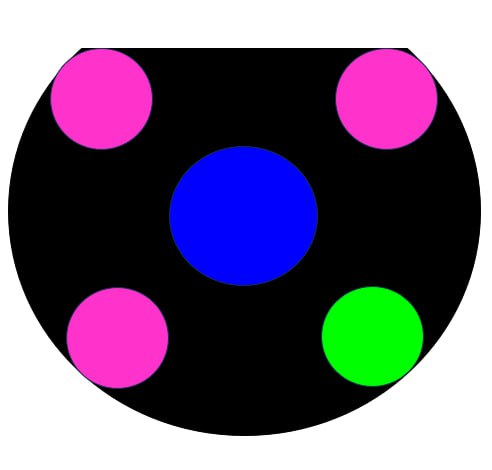
#> input picture img.png, 492 x 470 px
$ python test_detect_ciricles.py
#> lines starting #> are read from the running program, lines starting #| are printed output that depends on the picture; after the words box and inside, x2 and y2 are one past the last pixel; in counts of white or black regions, pixels touching at a corner belong together
import cv2
import numpy as np
from matplotlib import pyplot as plt
import imutils

SIZE = 0.000018

# Read the image
filename = "img.png"
img = cv2.imread(filename)
#> img is the input picture: shape (470, 492, 3); mean B, G, R 125, 100.2, 112.4

# Convert the image from BGR to RGB
img_rgb = cv2.cvtColor(img, cv2.COLOR_BGR2RGB)

plt.imshow(img_rgb)
plt.title("Original Image")
plt.show()

# Convert image to grayscale
gray = cv2.cvtColor(img, cv2.COLOR_BGR2GRAY)

# Apply Gaussian blur to reduce noise
blurred = cv2.GaussianBlur(gray, (5, 5), 0)

# Perform adaptive thresholding to segment the black regions
thresh = cv2.adaptiveThreshold(blurred, 255, cv2.ADAPTIVE_THRESH_GAUSSIAN_C, cv2.THRESH_BINARY_INV, 11, 2)
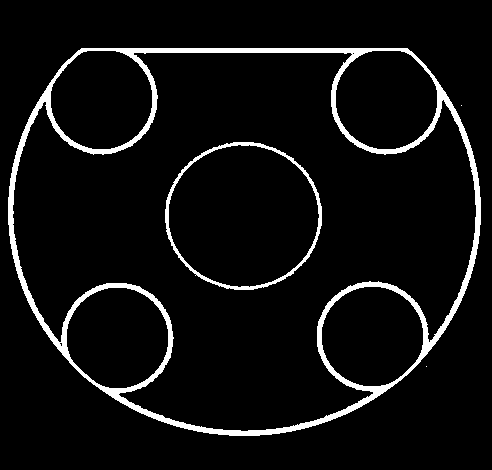
#> thresh: shape (470, 492); 6% white; 4 white regions (2 under 20 px), largest, box (x1, y1, x2, y2) and area: (8, 48, 481, 436) 12270, (165, 142, 322, 290) 1597

# Edge detection using Canny
edged = cv2.Canny(thresh, 30, 100)
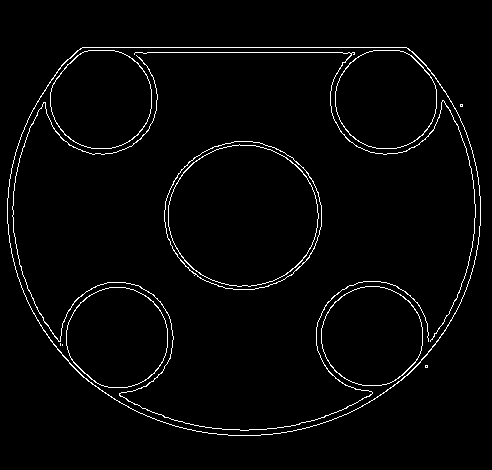
#> edged: shape (470, 492); 2.5% white in thin lines or dots, all inside (x1, y1, x2, y2) = (7, 47, 481, 436)

# Find contours
contours = cv2.findContours(edged.copy(), cv2.RETR_TREE, cv2.CHAIN_APPROX_SIMPLE)
#> contours = 22 contours, 6 with area under 20; largest, box (x1, y1, x2, y2) and area: (7, 47, 481, 436) 153544, (7, 47, 481, 436) 153380, (164, 141, 322, 290) 18234, (164, 141, 322, 290) 18182, (168, 144, 319, 287) 16651
contours = imutils.grab_contours(contours)
contours = sorted(contours, key=cv2.contourArea, reverse=True)[:10]
#> contours = 10 contours; largest, box (x1, y1, x2, y2) and area: (7, 47, 481, 436) 153544, (7, 47, 481, 436) 153380, (164, 141, 322, 290) 18234, (164, 141, 322, 290) 18182, (168, 144, 319, 287) 16651

screenCnt = None
list_approx = []

for c in contours:
    peri = cv2.arcLength(c, True)
    approx = cv2.approxPolyDP(c, SIZE * peri, True)
    list_approx.append(approx)
#> this loop made 10 passes
#> peri on passes 1 to 10: 1481.2, 1478.9, 513.8, 507.5, 485.2, 482.9, 334, 332.4, 331.7, 332.6
#> after the loop, list_approx has the same summary as contours

# Use the largest approximate contour if no rectangle found
screenCnt = max(list_approx, key=cv2.contourArea) if list_approx else None
#> screenCnt = contour of 508 points, box (x1, y1, x2, y2) (7, 47, 481, 436), area 153544

# Draw contour if detected
if screenCnt is not None:
    img_contour = img_rgb.copy()
    cv2.drawContours(img_contour, [screenCnt], -1, (0, 0, 255), 3)
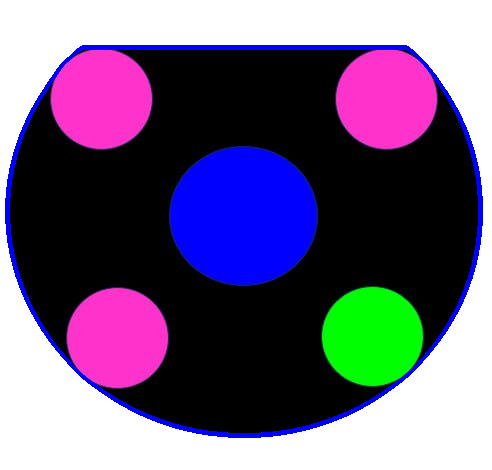
#> img_contour: shape (470, 492, 3); mean R, G, B 108.5, 96.2, 128.3
    plt.imshow(img_contour)
    plt.title("Detected Contour")
    plt.show()

    # Create a mask and extract the contour area
    mask = np.zeros(gray.shape, np.uint8)
    new_image = cv2.drawContours(mask, [screenCnt], 0, 255, -1)
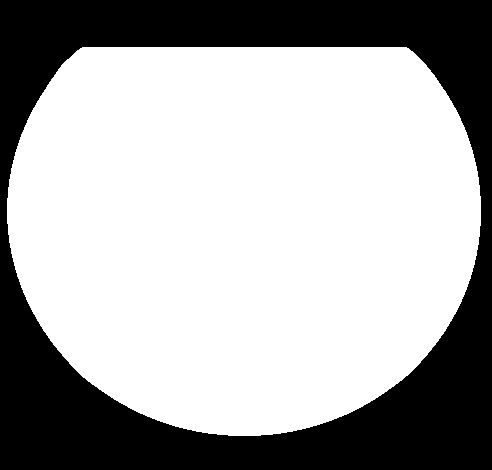
#> new_image: shape (470, 492); 66.7% white; 1 black region, box (x1, y1, x2, y2) and area: (0, 0, 492, 470) 77040
    new_image = cv2.bitwise_and(img, img, mask=mask)
#> new_image: shape (470, 492, 3)

    # Convert mask to grayscale and detect edges for Hough Transform
    masked_gray = cv2.cvtColor(new_image, cv2.COLOR_RGB2GRAY)
    edges = cv2.Canny(masked_gray, 50, 150, apertureSize=3)
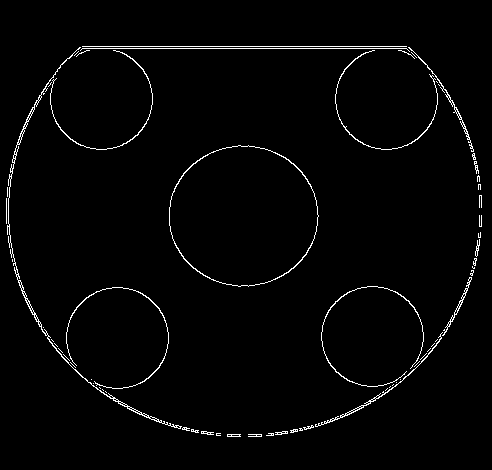
#> edges: shape (470, 492); 2% white in thin lines or dots, all inside (x1, y1, x2, y2) = (6, 46, 482, 437)

    # Detect lines using Hough Line Transform
    lines = cv2.HoughLinesP(edges, 1, np.pi/180, 100, minLineLength=50, maxLineGap=10)
#> lines = [[78, 48, 410, 48], [82, 46, 406, 46]]

    # Find the longest line
    if lines is not None:
        longest_line = max(lines, key=lambda line: np.linalg.norm((line[0][2] - line[0][0], line[0][3] - line[0][1])))
#> longest_line = [[78, 48, 410, 48]]
        x1, y1, x2, y2 = longest_line[0]
#> x1 = 78; y1 = 48; x2 = 410; y2 = 48
        cv2.line(img_rgb, (x1, y1), (x2, y2), (0, 255, 0), 2)

        # Calculate the center of the longest line
        center_x = (x1 + x2) // 2
#> center_x = 244
        center_y = (y1 + y2) // 2
#> center_y = 48

        # Draw the center point on the image
        cv2.circle(img_rgb, (center_x, center_y), 5, (255, 0, 0), -1)
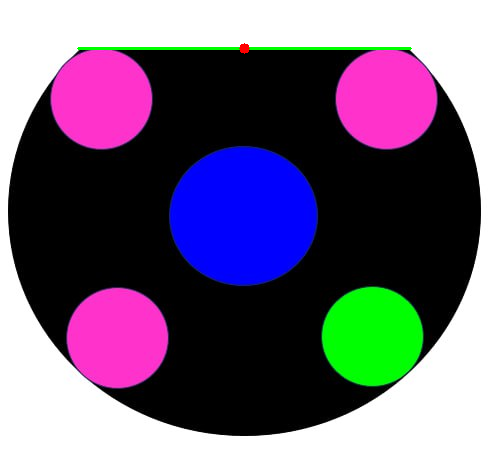
#> img_rgb: shape (470, 492, 3); mean R, G, B 112.1, 100.8, 124.6

        # Display the center coordinates
        print(f"Center of the longest line: ({center_x}, {center_y})")
#| Center of the longest line: (244, 48)

    plt.imshow(img_rgb)
    plt.title("Detected Longest Line and Center")
    plt.show()

    # Convert mask to grayscale
    masked_gray = cv2.cvtColor(new_image, cv2.COLOR_RGB2GRAY)

    # Detect circles using Hough Circle Transform
    circles = cv2.HoughCircles(masked_gray, cv2.HOUGH_GRADIENT, dp=1.2, minDist=20,
                               param1=50, param2=30, minRadius=1, maxRadius=100)
#> circles = [[385.8, 97.8, 50.32], [371.4, 336.6, 49.96], [246.6, 215.4, 69.64], [101.4, 97.8, 50.2], [115.8, 337.8, 50.92]]

    # Draw the detected circles
    if circles is not None:
        circles = np.round(circles[0, :]).astype("int")
#> circles = [[386, 98, 50], [371, 337, 50], [247, 215, 70], [101, 98, 50], [116, 338, 51]]
        for (x, y, r) in circles:
            cv2.circle(img_rgb, (x, y), r, (0, 255, 0), 2)
            cv2.circle(img_rgb, (x, y), 2, (255, 0, 0), 3)  # Draw center of circle
#> this loop made 5 passes
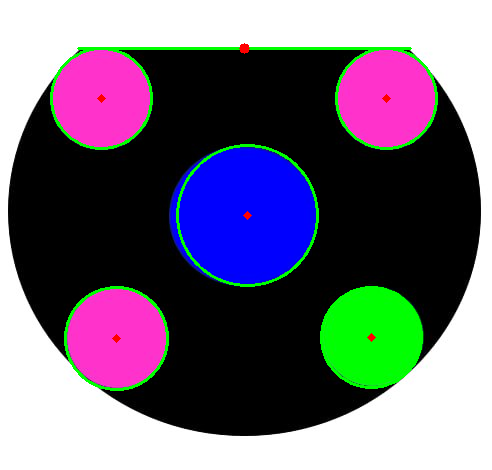
#> img_rgb: shape (470, 492, 3); 2.19% of pixels changed, all inside (x1, y1, x2, y2) = (50, 50, 438, 391)

    plt.imshow(img_rgb)
    plt.title("Detected Circles in Contour")
    plt.show()
else:
    print("No contour detected")
